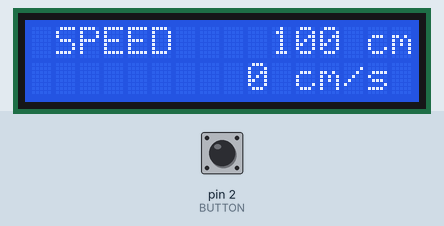
This sketch was run on a simulated Arduino Uno, built with avr-gcc and run on an emulated ATmega328P. Parts: 16×2 character LCD. Inputs (shaded band) come from the test bench; at power-on: pin 2 (BUTTON) LOW. What the sketch prints to the serial monitor is not drawn.

Above: at 0.19 s.
At 1.08 s:
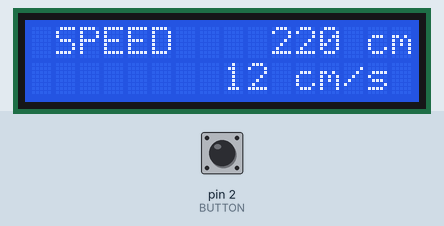
1.3 s: pin 2 (BUTTON) pulled HIGH for 0.15 s
At 1.3 s:
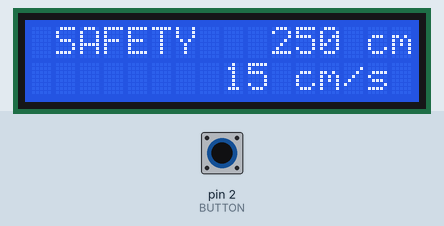
Timing chart, 0 to 4.3 s (numbered marks = the images above; inputs shaded):
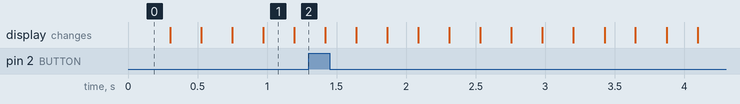

The sketch:

LCD_Module+Button.ino
```cpp
#include <Wire.h>                  // i2C 통신을 위한 라이브러리
#include <LiquidCrystal_I2C.h>     // LCD 1602 I2C용 라이브러리

#define BUTTON 2

LiquidCrystal_I2C lcd(0x27, 16, 2); // 접근주소: 0x3F or 0x27

bool btn_flag=0;
bool mode = 1;
int distance = 100;
int velocity = 0;
int digit_distance = 12;
int digit_velocity = 9;
bool mode_tmp = 1;
int digit_distance_tmp = 0;
int digit_velocity_tmp = 0;

String string_mode;
String string_distance;
String string_velocity;

void Lcd_Module();

void setup()
{
  lcd.init();  // LCD 초기화
  lcd.backlight();
  Serial.begin(9600);
  pinMode(2,INPUT);
  attachInterrupt(digitalPinToInterrupt(BUTTON), cluster_Reset, HIGH);
}

void LCD_reset(){
    lcd.clear();
    distance = 0;
    velocity = 0;
}

int digitCheck(int num){
    int cnt = 0;
    while(num!=0){
        num/=10;
        cnt++;
    }
    return cnt;
}

void writeLCD_distance(){
    if(digit_distance <= 1){
        lcd.setCursor(12,0);
        lcd.print(string_distance);
    }
    else if(digit_distance == 2){
        lcd.setCursor(11,0);
        lcd.print(string_distance);
    }
    else if(digit_distance == 3){
        lcd.setCursor(10,0);
        lcd.print(string_distance);
    }
    else if(digit_distance == 4){
        lcd.setCursor(9,0);
        lcd.print(string_distance);
    }
    lcd.setCursor(14,0);
    lcd.print("cm");
}

void writeLCD_velocity(){
    if(digit_velocity <= 1){
        lcd.setCursor(9,1);
        lcd.print(string_velocity);
    }
    else if(digit_velocity == 2){
        lcd.setCursor(8,1);
        lcd.print(string_velocity);
    }
    else if(digit_velocity == 3){
        lcd.setCursor(8,1);
        lcd.print(string_velocity);
    }
    lcd.setCursor(11,1);
    lcd.print("cm/s");
}

void writeLCD_mode(){
    lcd.setCursor(1,0);
    if(mode){
        lcd.print("SPEED");
    }
    else {
        lcd.print("SAFETY");
    }
}

void cluster(){
    if(distance < 0) distance = 0;
    if(velocity < 0) velocity = 0;

    digit_distance = digitCheck(distance);  // 현재 distance 자릿 수를 저장
    digit_velocity = digitCheck(velocity);  // 현재 velocity 자릿 수를 저장

    if(digit_distance < digit_distance_tmp) lcd.clear();
    if(digit_velocity < digit_velocity_tmp) lcd.clear();
    // if(mode != mode_tmp) lcd.clear();

    string_distance = String(distance);
    string_velocity = String(velocity);
    string_mode = String(mode);

    writeLCD_distance();
    writeLCD_velocity();
    writeLCD_mode();

    delay(200);
    distance += 30;
    velocity += 3;
    mode = !mode;

    digit_distance_tmp = digit_distance;
    digit_velocity_tmp = digit_velocity;
    mode_tmp = mode;

    lcd.clear();
}

void cluster_Reset(){
    if(btn_flag==0){
        btn_flag = 1;
        Serial.println("===PUSHED===");
    }
}

void loop()
{
//   lcd.clear();                 // 모든 문자 지우기
//   lcd.setCursor(col, row);
//   lcd.backlight();                // 백라이트 켜기
//   lcd.setCursor(0, 0);            // 1번째, 1라인
//   lcd.print("Hello world!");

    cluster();
    // if(digitalRead(BUTTON) == HIGH){
    //     Serial.println("HIGH");
    // }
    // else{
    //     Serial.println("LOW");
    // }
    btn_flag = 0;
    Serial.println("=====RELEASED====");
}
```
